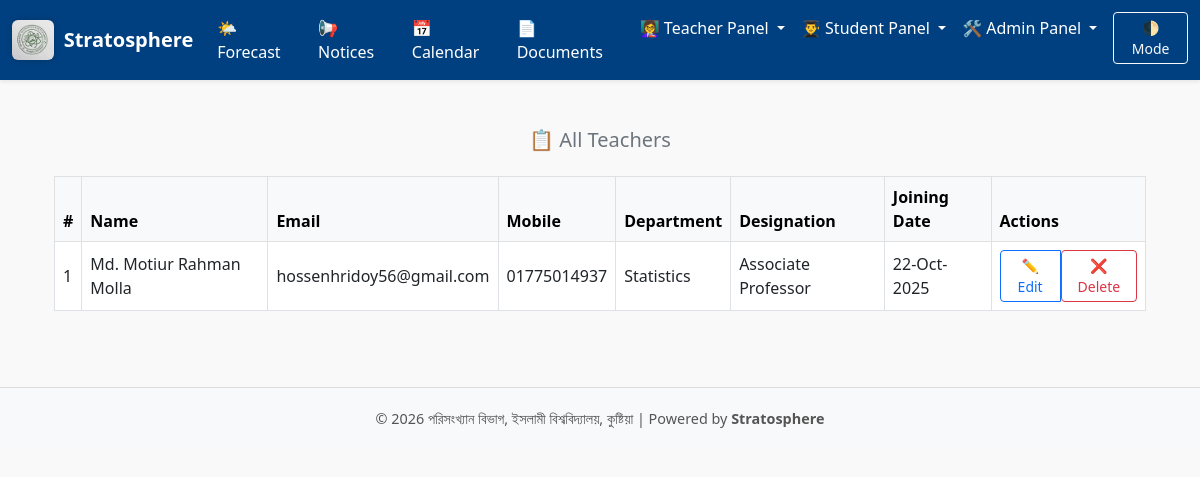
/admin/teacher/panel, run on the app's committed database.
### models.py (models this page shows, shortened)
class Teacher(db.Model):
    __tablename__ = "teacher"
    id = db.Column(db.Integer, primary_key=True)
    name = db.Column(db.String(100), nullable=False)
    designation = db.Column(db.String(100))
    email = db.Column(db.String(120), unique=True, nullable=False)
    password_hash = db.Column(db.String(128), nullable=False)
    mobile = db.Column(db.String(20))
    department = db.Column(db.String(100))
    joining_date = db.Column(db.Date)
    courses = db.relationship("Course", backref="teacher", lazy=True)
    materials = db.relationship("CourseMaterial", backref="uploader", lazy=True)

### routes/admin_routes.py (the view)
@admin_routes.route("/teacher/panel", methods=["GET"], endpoint="teacher_panel")
def teacher_panel():
    teachers = Teacher.query.order_by(Teacher.name.asc()).all()
    return render_template("admin/teacher_panel.html", teachers=teachers)

### app.py (called while the page is built)
@app.before_request
def log_request():
    print(f"🔍 {request.method} {request.path}")

### templates/admin/teacher_panel.html (shortened to what this page needs)
{% extends "base.html" %}
{% block content %}
<div class="container my-5">
  <h5 class="text-center text-secondary mb-4">📋 All Teachers</h5>
  <div class="table-responsive">
    <table class="table table-bordered table-hover align-middle">
      <thead class="table-light">
        <tr>
          <th>#</th>
          <th>Name</th>
          <th>Email</th>
          <th>Mobile</th>
          <th>Department</th>
          <th>Designation</th>
          <th>Joining Date</th>
          <th>Actions</th>
        </tr>
      </thead>
      <tbody>
        {% for t in teachers %}
        <tr>
          <td>{{ loop.index }}</td>
          <td>{{ t.name }}</td>
          <td>{{ t.email }}</td>
          <td>{{ t.mobile or '—' }}</td>
          <td>{{ t.department or '—' }}</td>
          <td>{{ t.designation or '—' }}</td>
          <td>{{ t.joining_date.strftime('%d-%b-%Y') if t.joining_date else '—' }}</td>
          <td>
            <div class="btn-group">
              <a href="{{ url_for('admin_routes.edit_teacher', id=t.id) }}" class="btn btn-sm btn-outline-primary">✏️ Edit</a>
              <form action="{{ url_for('admin_routes.delete_teacher', id=t.id) }}" method="POST" onsubmit="return confirm('Are you sure you want to delete this teacher?')" style="display:inline;">
                <button type="submit" class="btn btn-sm btn-outline-danger">❌ Delete</button>
              </form>
            </div>
          </td>
        </tr>
        {% else %}
        <tr>
          <td colspan="8" class="text-center text-muted">No teachers added yet.</td>
        </tr>
        {% endfor %}
      </tbody>
    </table>
  </div>
</div>
{% endblock %}

### templates/base.html (style rules this page uses)
body { font-family: 'Segoe UI', sans-serif; background-color: #f9f9f9; transition: background 0.3s, color 0.3s; }

### data on the page
Teacher: name "Md. Motiur Rahman Molla", email "hossenhridoy56@gmail.com", mobile "01775014937", department "Statistics", designation "Associate Professor", joining_date "22-Oct-2025"
